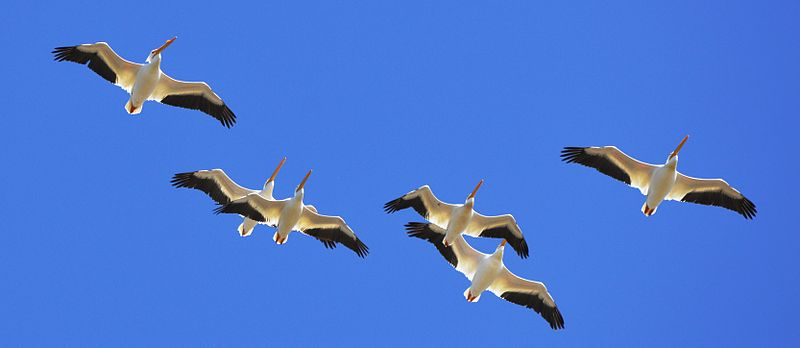
#> input picture img/birds.jpg, 800 x 348 px
$ jupyter execute OpenCV.ipynb   (older library calls are emulated)
#> lines starting #> are read from the running program, lines starting #| are printed output that depends on the picture; after the words box and inside, x2 and y2 are one past the last pixel; in counts of white or black regions, pixels touching at a corner belong together
# Open CVを用いた画像変換の方法
- [こちら](https://qiita.com/icoxfog417/items/53e61496ad980c41a08e)の記事をもとに勉強
- [個人メモ](https://www.evernote.com/l/AEdDer3xm25HyqkCMfnhpXqA9kCYhqAq110)

[cell 1]
import cv2
from PIL import Image
import numpy as np
import matplotlib.pyplot as plt

# matplot形式に変換
def to_matplotlib_format(img):
    return cv2.cvtColor(img, cv2.COLOR_BGR2RGB)

# 画像の表示
def show_image(img_array):
    pil_img = Image.fromarray(img_array)
    pil_img.show()

# グレースケールへの変換

[cell 2]
def to_grayscale(path):
#> called with path = './img/birds.jpg'
    img = cv2.imread(path)
#> img is the input picture: shape (348, 800, 3); mean B, G, R 212, 120.4, 75.3
    grayed = cv2.cvtColor(img, cv2.COLOR_BGR2GRAY)
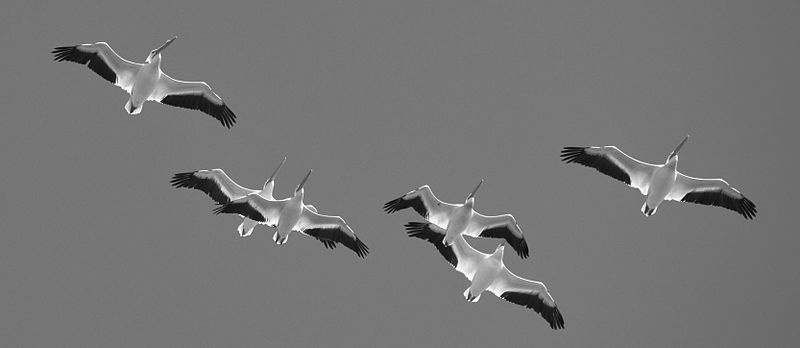
#> grayed: shape (348, 800); min 1, max 255, mean 117.4
    return grayed

grayed_image = to_grayscale('./img/birds.jpg')

# 第2引数に cmap='gray'を指定しないと色がおかしくなる
# https://stackoverflow.com/questions/43228246/show-grayscale-opencv-image-with-matplotlib
plt.imshow(grayed_image, cmap='gray')

# 閾値処理

[cell 3]
def binary_threshold(path, under_thresh, upper_thresh):
#> called with path = './img/birds.jpg', under_thresh = 105, upper_thresh = 145
    img = cv2.imread(path)
    grayed = cv2.cvtColor(img, cv2.COLOR_BGR2GRAY)
    maxValue = 255

    # しきい値より大きい値 (明るい) を　白にして、しきい値より小さい値(暗い)を黒にする
    th, drop_back = cv2.threshold(grayed, under_thresh, maxValue, cv2.THRESH_BINARY)
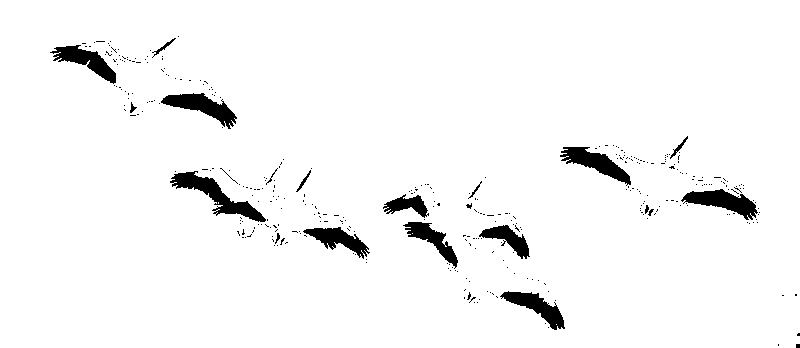
#> drop_back: shape (348, 800); 96.2% white; 364 black regions (344 under 20 px), largest, box (x1, y1, x2, y2) and area: (170, 171, 266, 222) 1398, (161, 93, 237, 129) 1104, (681, 189, 758, 220) 1102
#> th = 105

    # しきい値より大きい値 (明るい) を黒にして、しきい値より小さい値(暗い)を白にする
    th, clarify_born = cv2.threshold(grayed, upper_thresh, maxValue, cv2.THRESH_BINARY_INV)
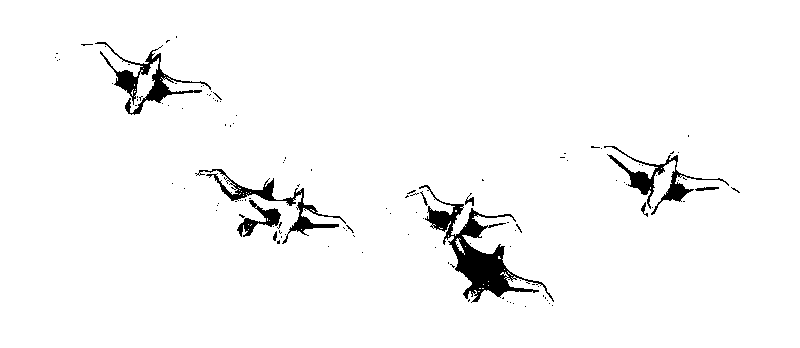
#> clarify_born: shape (348, 800); 96.8% white; 120 black regions (110 under 20 px), largest, box (x1, y1, x2, y2) and area: (419, 185, 554, 303) 3492, (95, 42, 211, 115) 1544, (195, 169, 346, 244) 1378
#> th = 145

    # 数値の低い方、つまり黒い方を残す。
    merged = np.minimum(drop_back, clarify_born)
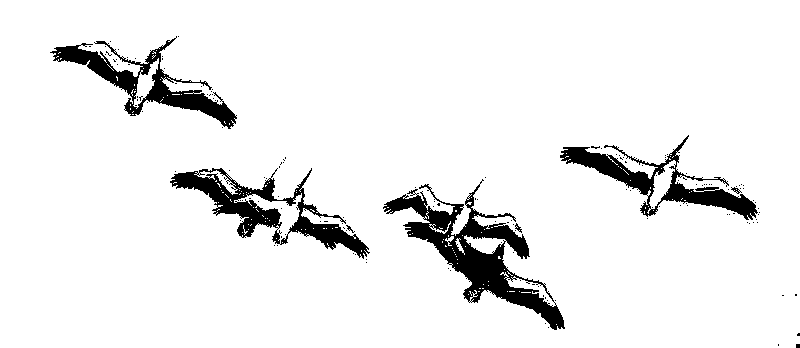
#> merged: shape (348, 800); 93% white; 148 black regions (141 under 20 px), largest, box (x1, y1, x2, y2) and area: (383, 179, 565, 330) 6796, (170, 168, 370, 259) 4542, (50, 36, 237, 129) 3885
    return merged

threshold_image = binary_threshold('./img/birds.jpg', 105, 145)
plt.imshow(threshold_image, cmap='gray')

### Step1 : cv2.threshold(grayed, under_thresh, maxValue, cv2.THRESH_BINARY)の処理
- しきい値より大きい値 (明るい色) を白色にしている
- ここでは空の色をしきい値として、空を白抜きにするようにしている

[cell 4]
def binary_threshold_step1(path):
#> called with path = './img/birds.jpg'
    img = cv2.imread(path)
    grayed = cv2.cvtColor(img, cv2.COLOR_BGR2GRAY)
    under_thresh = 105
    maxValue = 255

    # しきい値より大きい値 (明るい) を　白にして、しきい値より小さい値(暗い)を黒にする
    th, drop_back = cv2.threshold(grayed, under_thresh, maxValue, cv2.THRESH_BINARY)
#> th = 105
    return drop_back

grayed_image = binary_threshold_step1('./img/birds.jpg')
plt.imshow(grayed_image, cmap='gray')

### Step3: cv2.threshold(grayed, upper_thresh, maxValue, cv2.THRESH_BINARY_INV)の処理
- しきい値より大きい値 (明るい色) を黒色にしている
- ここでは鳥の骨の部分を黒色にしている

[cell 5]
def binary_threshold_step2(path):
#> called with path = './img/birds.jpg'
    img = cv2.imread(path)
    grayed = cv2.cvtColor(img, cv2.COLOR_BGR2GRAY)
    upper_thresh = 145
    maxValue = 255

    # しきい値より大きい値 (明るい) を黒にして、しきい値より小さい値(暗い)を白にする
    th, clarify_born = cv2.threshold(grayed, upper_thresh, maxValue, cv2.THRESH_BINARY_INV)
#> th = 145

    return clarify_born

grayed_image = binary_threshold_step2('./img/birds.jpg')
plt.imshow(grayed_image, cmap='gray')

# 空の色を抜く
- [HSVとRGBの違いと利点](https://www.peko-step.com/html/hsv.html)
- [色とHSVの値について](https://www.peko-step.com/tool/hsvrgb.html)

- HSVでは、色相について (0~360度)で設定し、彩度、明度は (0% ~ 100%)の範囲で指定する
- OpenCVにおいては、色相について 1/2を掛けた値を設定する (つまり 0 ~ 180となる)
- 彩度、明度については (0~255)の値を設定するため、 255 * 彩度の値(0~1)を設定する。
    - 例えば、 彩度 90の場合は、255*0.9 = 230を設定する

[cell 6]
def mask_blue(path):
#> called with path = './img/birds.jpg'
    img = cv2.imread(path)
    hsv = cv2.cvtColor(img, cv2.COLOR_BGR2HSV)
#> hsv: shape (348, 800, 3); mean H, S, V 104.7, 165.9, 214.8

    # 空の色をHSV指定する
    # Hue(色相), Saturation(彩度), Value(明度)の順に指定
    #　彩度は値が大きいほど、色鮮やかになり、明度は値が大きいほど、明るい色になる (白色になる)
    blue_min = np.array([100, 170, 200], np.uint8)
    blue_max = np.array([120, 180, 255], np.uint8)
    blue_region = cv2.inRange(hsv, blue_min, blue_max)
#> blue_region: shape (348, 800); 87.3% white; 288 black regions (271 under 20 px), largest, box (x1, y1, x2, y2) and area: (382, 175, 568, 333) 11070, (167, 150, 374, 264) 8512, (559, 128, 762, 224) 7249

    # 全面白色の変換対象画像と同じサイズの画像
    white = np.full(img.shape, 255, dtype=img.dtype)
    # blue_regionのところだけbitに1が立ち、それ以外は0となるため、空以外は、黒色 (0,0,0) となる
    background = cv2.bitwise_and(white, white, mask=blue_region)
#> white: shape (348, 800, 3); every value is 255

    # bule_regionのbitの論理反転を行ったため、今度は空は0で、空以外は1となる
    inv_mask = cv2.bitwise_not(blue_region)
    # 空は0で論理積をとるため、空は黒、それ以外はもとの画像が残る
    extracted = cv2.bitwise_and(img, img, mask=inv_mask)
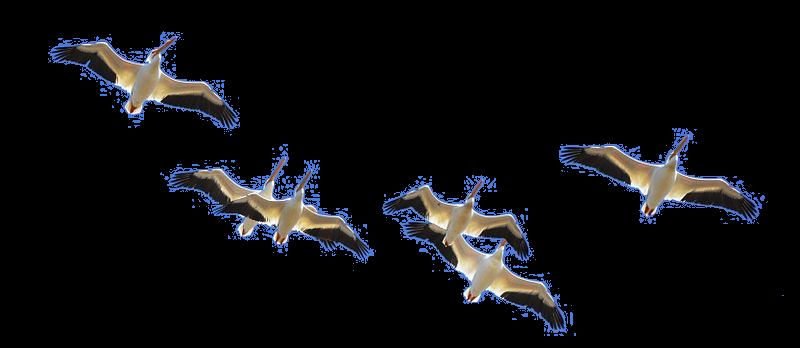
#> extracted: shape (348, 800, 3); mean B, G, R 16.7, 14.6, 14

    # bitの足し算を行う。
    # 空については、255 + 0 = 255(白色),
    # 空以外は、0 + 元の画像のRGB値 = 元の画像のRGB値 となる
    masked = cv2.add(extracted, background)

    return masked

image = mask_blue('./img/birds.jpg')
image = to_matplotlib_format(image)
plt.imshow(image)

### Step1: 空を白色にして、空以外を黒色にする処理

[cell 7]
def mask_blue_step1(path):
    img = cv2.imread(path)
    hsv = cv2.cvtColor(img, cv2.COLOR_BGR2HSV)

    # 空の色をHSV指定する
    blue_min = np.array([100, 170, 200], np.uint8)
    blue_max = np.array([120, 180, 255], np.uint8)
    blue_region = cv2.inRange(hsv, blue_min, blue_max)

    # 全面白色の変換対象画像と同じサイズの画像
    white = np.full(img.shape, 255, dtype=img.dtype)
    # blue_regionのところだけbitに1が立ち、それ以外は0となるため、空以外は、黒色 (0,0,0) となる
    background = cv2.bitwise_and(white, white, mask=blue_region)

    return background

image = mask_blue_step1('./img/birds.jpg')
image = to_matplotlib_format(image)
plt.imshow(image)

### Step2: 空を黒にして、それ以外の部分を残す処理

[cell 8]
def mask_blue_step2(path):
    img = cv2.imread(path)
    hsv = cv2.cvtColor(img, cv2.COLOR_BGR2HSV)

    # 空の色をHSV指定する
    blue_min = np.array([100, 170, 200], np.uint8)
    blue_max = np.array([120, 180, 255], np.uint8)
    blue_region = cv2.inRange(hsv, blue_min, blue_max)

    # bule_regionのbitの論理反転を行ったため、今度は空は0で、空以外は1となる
    inv_mask = cv2.bitwise_not(blue_region)
    # 空は0で論理積をとるため、空は黒、それ以外はもとの画像が残る
    extracted = cv2.bitwise_and(img, img, mask=inv_mask)

    return extracted

image = mask_blue_step2('./img/birds.jpg')
image = to_matplotlib_format(image)
#> call 2 of to_grayscale, with path = 'img/bird_for_smoothing.jpg'
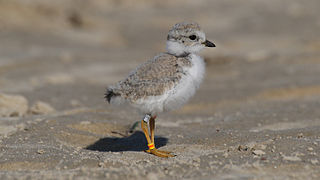
#> input picture img/bird_for_smoothing.jpg, 320 x 180 px
#> in to_grayscale, img is the input picture: shape (180, 320, 3); mean B, G, R 113.5, 125, 134.4
plt.imshow(image)

# 画像内の特定の位置におけるRGB値とHSV値を取得する

[cell 9]
import cv2
image = cv2.imread("./img/birds.jpg")
# x軸10~20, y軸 10~20の座標軸の範囲における、各ピクセルのBGR値の出力
part_image = image[10:20, 10:20]
part_image

上記の例では、概ね、 B: 220 ~ 225,  G: 119 ~ 122,  R: 69~71の値をとっていることがわかる

[cell 10]
# BGRを HSV形式に変換
cv2.cvtColor(part_image, cv2.COLOR_BGR2HSV)

上記の例では、概ね、H: 110, S: 174~176, V: 222 ~ 224 の値をとっていることがわかる。

# 平滑化(スムージング)について

[cell 11]
# しきい値処理
def binary_threshold_for_smoothing(grayed, dark_line_thresh, light_line_thresh):
    # 引数で指定された値よりも小さい値(暗い色)を黒くし、大きい値(明るい色)を白くする。
#> called with dark_line_thresh = 100, light_line_thresh = 150
    th, d_lined = cv2.threshold(grayed, dark_line_thresh, 255, cv2.THRESH_BINARY)
#> d_lined: shape (180, 320); 95.8% white; 200 black regions (188 under 20 px), largest, box (x1, y1, x2, y2) and area: (83, 121, 161, 157) 1089, (154, 135, 170, 149) 152, (144, 113, 157, 142) 118
#> th = 100
    # 引数で指定された値よりも小さい値(暗い色)を白くし、大きい値(明るい色)を黒くする。
    th, l_lined = cv2.threshold(grayed, light_line_thresh, 255, cv2.THRESH_BINARY_INV)
#> l_lined: shape (180, 320); 93.1% white; 341 black regions (316 under 20 px), largest, box (x1, y1, x2, y2) and area: (136, 41, 217, 111) 1518, (0, 94, 27, 116) 398, (48, 74, 71, 82) 120
#> th = 150
    merged = np.minimum(d_lined, l_lined)
#> merged: shape (180, 320); 88.9% white; 441 black regions (412 under 20 px), largest, box (x1, y1, x2, y2) and area: (136, 31, 217, 111) 1830, (83, 113, 174, 157) 1494, (0, 94, 27, 116) 398
    return merged

grayed = to_grayscale('img/bird_for_smoothing.jpg')
plt.imshow(grayed, cmap='gray')

### スムージング処理なしでの閾値処理

[cell 12]
threshold_image = binary_threshold_for_smoothing(grayed, 100, 150)
plt.imshow(threshold_image, cmap='gray')

### GaussianBlurの処理
- 画像をぼやけさせる

[cell 13]
def blur(img):
    filtered = cv2.GaussianBlur(img, (11, 11), 0)
    return filtered

blured_image = blur(grayed)
plt.imshow(blured_image, cmap='gray')

### GaussianBlurを行った後での閾値処理

[cell 14]
threshold_image = binary_threshold_for_smoothing(blured_image, 100, 150)
#> call 2 of binary_threshold_for_smoothing, with dark_line_thresh = 100, light_line_thresh = 150
#> in binary_threshold_for_smoothing (call 2), `th, d_lined = cv2.threshold(grayed, dark_line_thresh, 255, cv2.THRESH_..`:
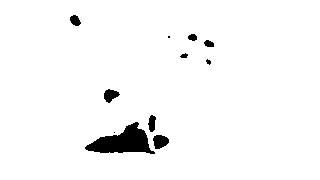
#> d_lined: shape (180, 320); 96.9% white; 11 black regions (3 under 20 px), largest, box (x1, y1, x2, y2) and area: (85, 122, 155, 154) 1167, (153, 135, 169, 149) 167, (104, 89, 120, 103) 138
#> in binary_threshold_for_smoothing (call 2), `th, d_lined = cv2.threshold(grayed, dark_line_thresh, 255, cv2.THRESH_..`: th = 100
#> in binary_threshold_for_smoothing (call 2), `th, l_lined = cv2.threshold(grayed, light_line_thresh, 255, cv2.THRESH..`:
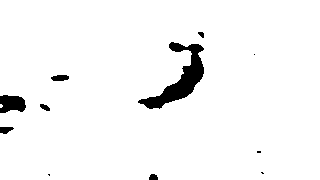
#> l_lined: shape (180, 320); 96.4% white; 11 black regions (4 under 20 px), largest, box (x1, y1, x2, y2) and area: (138, 42, 204, 109) 1420, (0, 95, 26, 113) 369, (51, 75, 69, 81) 89
#> in binary_threshold_for_smoothing (call 2), `th, l_lined = cv2.threshold(grayed, light_line_thresh, 255, cv2.THRESH..`: th = 150
#> in binary_threshold_for_smoothing (call 2), `merged = np.minimum(d_lined, l_lined)`:
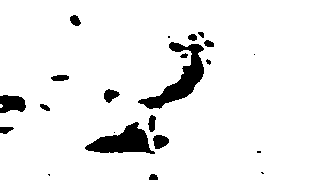
#> merged: shape (180, 320); 93.3% white; 22 black regions (7 under 20 px), largest, box (x1, y1, x2, y2) and area: (138, 42, 204, 109) 1420, (85, 122, 155, 154) 1167, (0, 95, 26, 113) 369
plt.imshow(threshold_image, cmap='gray')

# 物体検出
- OpenCVで画像の輪郭抽出を行う場合には、findContoursという関数を使う
- [cv2.findContours](https://qiita.com/anyamaru/items/fd3d894966a98098376c)について

[cell 15]
def detect_contour(path, min_size):
    # 輪郭線の描画用画像
#> called with path = './img/birds.jpg', min_size = 30
    contoured = cv2.imread(path)
    # 対象画像を切り取るための画像
    forcrop = cv2.imread(path)

    # make binary image
    birds = binary_threshold(path, 105, 145)
    birds = cv2.bitwise_not(birds)
#> birds: shape (348, 800); 7% white; 148 white regions (141 under 20 px)

    # 第一引数に入力画像、第二引数に抽出モード、第三引数に近似手法をとる
    # RETR_EXTERNALは、輪郭のうち、最も外側の輪郭のみを抽出するモード
    # 近似手法については、良く分かっていないが、殆どの場合、CHAIN_APPROX_SIMPLEという手法を取るらしい
    im2, contours, hierarchy = cv2.findContours(birds, cv2.RETR_EXTERNAL, cv2.CHAIN_APPROX_SIMPLE)
#> contours = 128 contours, 122 with area under 20; largest, box (x1, y1, x2, y2) and area: (383, 179, 565, 330) 7448, (170, 168, 370, 259) 5452, (560, 135, 758, 220) 4060, (50, 36, 237, 129) 4044, (731, 187, 742, 194) 25, (515, 223, 522, 233) 20

    # 対象画像の切り抜き用
    crops = []

    # draw contour (輪郭線を描く)
    for c in contours:

        # 引数で指定された最小サイズよりも、輪郭線が小さい場合はスキップする
        if cv2.contourArea(c) < min_size:
            continue

        # 対象部分を四角で囲った部分の座標と大きさを取得
        x, y, w, h = cv2.boundingRect(c)
        x, y, w, h = padding_position(x, y, w, h, 5)

        # 対象画像の切り取り
        cropped = forcrop[y:(y + h), x:(x + w)]
        # 大きさを変える (拡大する)
        # cropped = resize_image(cropped, (210, 210))
        crops.append(cropped)

        # 境界線と四角の描画
        cv2.drawContours(contoured, c, -1, (0, 0, 255), 3)
        cv2.rectangle(contoured, (x, y), (x + w, y + h), (0, 255, 0), 3)
#> this loop made 128 passes
#> c on passes 1, 2, 4, 5, 6, 7, 8, 9, 10, 11, 12, 13: [[796, 344], [796, 347], [799, 347], [799, 344]], [[778, 344], [778, 345]], [[548, 327]], [[545, 323]], [[555, 300]], [[782, 295], [783, 295]], [[795, 294], [795, 295], [796, 295], [796, 294]], [[450, 270]], [[448, 268]], [[366, 262]], [[366, 259]], [[355, 254]]
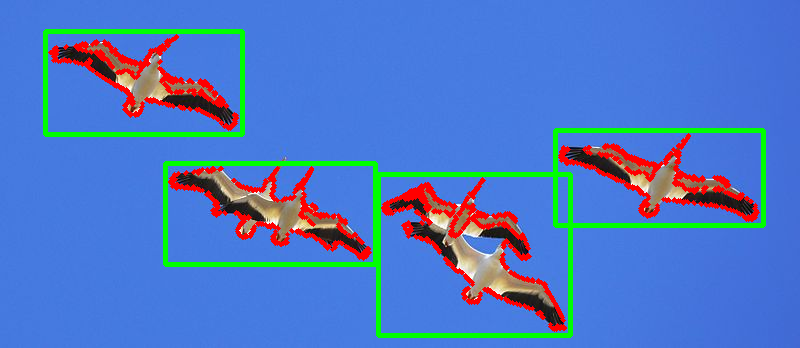
#> contoured: shape (348, 800, 3); 9.08% of pixels changed, all inside (x1, y1, x2, y2) = (43, 29, 766, 338)
#> after the loop, crops = 4 items
    return contoured, crops


def padding_position(x, y, w, h, p):
    return x - p, y - p, w + p * 2, h + p * 2

contoured, crops = detect_contour('./img/birds.jpg', 30)
#> crops = 4 items
contoured = to_matplotlib_format(contoured)
plt.imshow(contoured)
